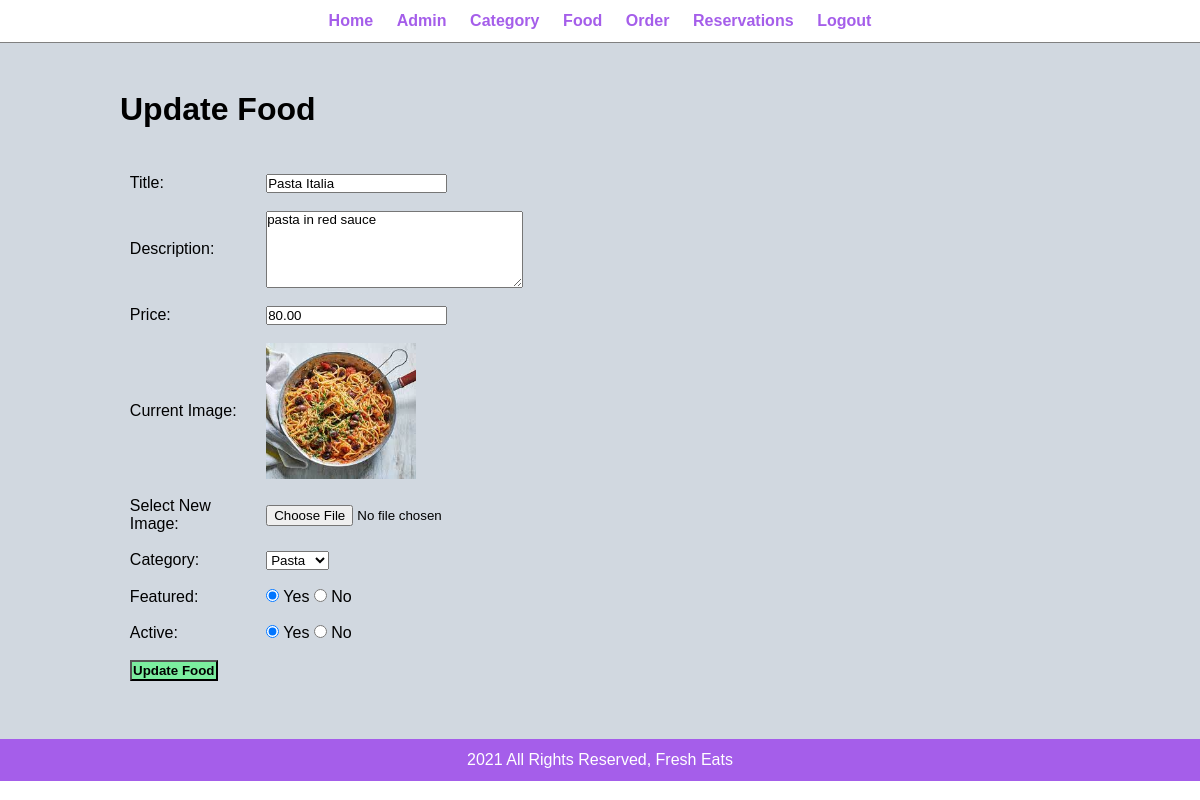
Screenshot of /admin/update-food.php?id=8 (signed in) with the database file from the repository.
### tables this page shows
CREATE TABLE `tbl_food` (
  `id` int(10) UNSIGNED NOT NULL,
  `title` varchar(100) NOT NULL,
  `description` text NOT NULL,
  `price` decimal(10,2) NOT NULL,
  `image_name` varchar(100) NOT NULL,
  `category_id` int(10) UNSIGNED NOT NULL,
  `featured` varchar(10) NOT NULL,
  `active` varchar(10) NOT NULL
);

CREATE TABLE `tbl_category` (
  `id` int(10) UNSIGNED NOT NULL,
  `title` varchar(100) NOT NULL,
  `image_name` varchar(255) NOT NULL,
  `featured` varchar(10) NOT NULL,
  `active` varchar(10) NOT NULL
);

### admin/update-food.php (the view, shortened to what this page needs)
<?php include('partials/menu.php'); ?>
<?php
		if(isset($_GET['id']))
		{
			$id = $_GET['id'];
			$sql2 = "SELECT * FROM tbl_food WHERE id=$id";
			$res2 = mysqli_query($conn, $sql2);
			$row2 = mysqli_fetch_assoc($res2);
			$title = $row2['title'];
			$description  =$row2['description'];
			$price = $row2['price'];
			$current_image = $row2['image_name'];
			$current_category = $row2['category_id'];
			$featured = $row2['featured'];
			$active = $row2['active'];
		}
		else
		{
			header('location:'.SITEURL.'admin/manage-food.php');
		}
?>
<div class="main-content">
	<div class="wrapper">
		<h1>Update Food</h1>
		<br><br>
		<form action="" method="POST" enctype="multipart/form-data">
			<table class="tbl-30">
			<tr>
				<td>Title: </td>
				<td>
					<input type="text" name="title" value="<?php echo $title; ?>">
				</td>
			</tr>
			<tr>
				<td>Description: </td>
				<td>
					<textarea name="description" cols="30" rows="5"><?php echo $description; ?></textarea>
				</td>
			</tr>
			<tr>
				<td>Price: </td>
				<td>
					<input type="number" name="price" value="<?php echo $price; ?>">
				</td>
			</tr>
			<tr>
				<td>Current Image: </td>
				<td>
					<?php
					    if($current_image == "")
					    {
					    	echo "<div class = 'error'>Image not available.</div>";
					    }
					    else
					    {
					    	?>
					    	<img src="<?php echo SITEURL; ?>images/food/<?php echo $current_image; ?>" width = "150px">
					    	<?php
					    }
					?>
				</td>
			</tr>
			<tr>
				<td>Select New Image: </td>
				<td>
					<input type="file" name="image">
				</td>
			</tr>
			<tr>
				<td>Category: </td>
				<td>
					<select name="category">
							<?php
							    $sql = "SELECT * FROM tbl_category WHERE active='Yes'";
							    $res = mysqli_query($conn, $sql);
							    $count = mysqli_num_rows($res);
							    if($count>0)
							    {
							    	while($row=mysqli_fetch_assoc($res))
							    	{
							    		$category_title = $row['title'];
							    		$category_id = $row['id'];
							    		?>
							    		<option <?php if($current_category==$category_id){echo "selected";} ?> value="<?php echo $category_id; ?>"><?php echo $category_title; ?></option>
							    		<?php
							    	}
							    }
							    else
							    {
							    	?>
							    	<option value="0">No Category Found</option>
							    	<?php
							    }
							 ?>
					</select>
				</td>
			</tr>
			<tr>
				<td>Featured: </td>
				<td>
					<input <?php if($featured =="Yes"){echo "checked";}?>
					type="radio" name="featured" value="Yes"> Yes
					<input <?php if($featured =="No"){echo "checked";}?>
					type="radio" name="featured" value="No"> No
				</td>
			</tr>
			<tr>
				<td>Active: </td>
				<td>
					<input <?php if($active =="Yes"){echo "checked";}?>
					type="radio" name="active" value="Yes"> Yes
					<input <?php if($active =="No"){echo "checked";}?>
					type="radio" name="active" value="No"> No
				</td>
			</tr>
			<tr>
				<td>
					<input type="submit" name="submit" value="Update Food" class="btn-update">
				</td>
			</tr>
		  </table>
		</form>
	</div>
</div>
<?php include('partials/footer.php'); ?>

### css/admin.css (style rules this page uses)
* { margin: 0; padding: 0; font-family: Arial, Helvetica, sans-serif; }
.wrapper { padding: 1%; width: 80%; margin: 0 auto; }
table tr td { padding: 2%; }
.btn-update { background-color: #7bed9f; color: black; cursor: pointer; padding: 1%; text-decoration: none; font-weight: bold; }
.main-content { background-color: #d1d8e0; padding: 3% 0; }

### rows the page displays
tbl_food: title "Pasta Italia", description "pasta in red sauce", price "80.00", image_name (picture), category "Pasta", featured "☑", active "☑"
